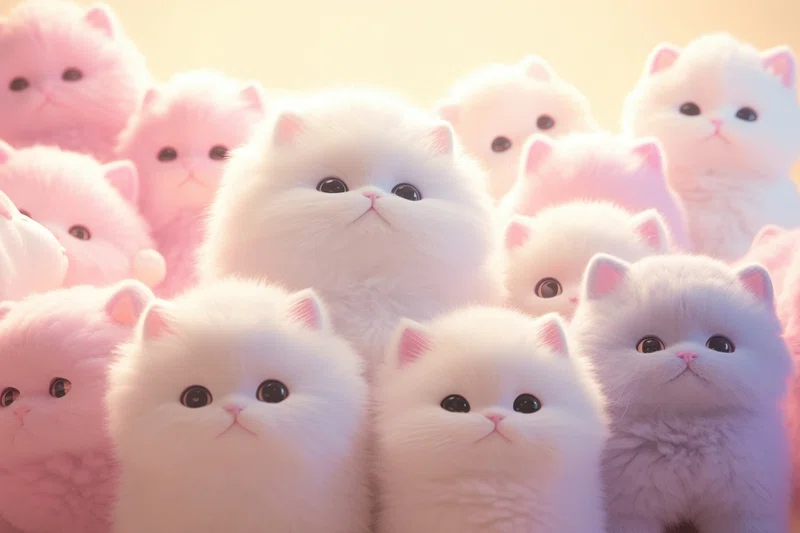
#> input picture codes/week_05_opencv_commands/data/cute-cats.bmp, 800 x 533 px
$ jupyter execute --allow-errors week_5-opencv.ipynb   (older library calls are emulated)
#> lines starting #> are read from the running program, lines starting #| are printed output that depends on the picture; after the words box and inside, x2 and y2 are one past the last pixel; in counts of white or black regions, pixels touching at a corner belong together
# <font color='#FFE15D'>**Week 5: OpenCV Commands**</font> 💻

## <span style="font-size: 0.9em;">🟥</span> **Section 0: Introduction**

## <span style="font-size: 0.9em;">🟥</span> **Import**

[cell 1]
import cv2
import numpy as np
import matplotlib.pyplot as plt
import os

[cell 2]
cv2.__version__

## <span style="font-size: 0.9em;">🟥</span> **Section 1: Drawing Shapes**

### <span style="font-size: 0.9em;">🟧</span> **`cv2.line()`**

#> (a cell that did not finish here is left out)

[cell 4]
img = np.zeros((1200, 1200, 3), dtype=np.uint8)
r, c, _ = img.shape

pt1 = (0, 0)
pt2 = (c-1, 99)
color = (255, 0, 0)
thickness = 4
cv2.line(img, pt1, pt2, color, thickness)

pt1 = (99, 0)
pt2 = (c-1, 199)
color = (0, 255, 0)
thickness = 10
cv2.line(img, pt1, pt2, color, thickness)


plt.imshow(img)
plt.axis('off');

[cell 5]
cv2.imshow("Line", img)
cv2.waitKey()
cv2.destroyAllWindows()

[cell 6]
img.min(), img.max()

[cell 7]
os.makedirs("results", exist_ok=True)
cv2.imwrite("results/line-output.png", img)

#### Shift param

[cell 8]
img = np.zeros((1400, 1400, 3), dtype=np.uint8)
r, c, _ = img.shape

CONST = 900


shift = 0
p1x = 100
p1y = 100
pt1 = (p1x, p1y)
p2x = p1x + CONST
p2y = p1y + CONST
pt2 = (p2x, p2y)
color = (0, 255, 255)
thickness = 10
cv2.line(img, pt1, pt2, color, thickness, shift=shift)


shift = 0
p1x = 200
p1y = 100
pt1 = (p1x, p1y)
p2x = p1x + CONST
p2y = p1y + CONST
pt2 = (p2x, p2y)
color = (0, 0, 255)
thickness = 10
cv2.line(img, pt1, pt2, color, thickness, shift=shift)

shift = 1
p1x = 100
p1y = 200
pt1 = (p1x, p1y)
p2x = p1x + CONST
p2y = p1y + CONST
pt2 = (p2x, p2y)
color = (255, 0, 255)
thickness = 10
cv2.line(img, pt1, pt2, color, thickness, shift=shift)

shift = 1
p1x = 100
p1y = 300
pt1 = (p1x * 2**shift, p1y * 2**shift)
p2x = p1x + CONST
p2y = p1y + CONST
pt2 = (p2x * 2**shift, p2y * 2**shift)
color = (255, 0, 255)
thickness = 10
cv2.line(img, pt1, pt2, color, thickness, shift=shift)

plt.imshow(img)
plt.axis("off")

[cell 9]
os.makedirs("results", exist_ok=True)
cv2.imwrite("results/line_shifted-output.png", img)

#### <span style="font-size: 0.9em;">🟨</span> **Line Types**

[cell 10]
def show_with_matplotlib(img, title):
    """Shows an image using matplotlib capabilities"""
#> called with title = 'LINE_4    LINE_AA    LINE_8'

    # Convert BGR image to RGB:
    img_RGB = img[:, :, ::-1]

    # Show the image using matplotlib:
    plt.imshow(img_RGB)
    plt.title(title)
    plt.show()
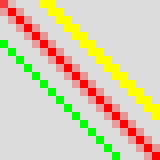
#> shown: shape (20, 20, 3) (shown 8 times larger); mean R, G, B 217, 206.7, 178.7


# Dictionary containing some colors:
colors = {'blue': (255, 0, 0), 'green': (0, 255, 0), 'red': (0, 0, 255), 'yellow': (0, 255, 255),
          'magenta': (255, 0, 255), 'cyan': (255, 255, 0), 'white': (255, 255, 255), 'black': (0, 0, 0),
          'gray': (125, 125, 125), 'rand': np.random.randint(0, high=256, size=(3,)).tolist(),
          'dark_gray': (50, 50, 50), 'light_gray': (220, 220, 220)}

# We create the canvas to draw: 20 x 20 pixels, 3 channels, uint8 (8-bit unsigned integers)
# We set the background to black using np.zeros():
image = np.zeros((20, 20, 3), dtype="uint8")

# If you want another background color you can do the following:
image[:] = colors['light_gray']

# We are going to see how cv2.line() works modifying the parameter lineType:
cv2.line(image, (5, 0), (20, 15), colors['yellow'], 1, cv2.LINE_4)
cv2.line(image, (0, 0), (20, 20), colors['red'], 1, cv2.LINE_AA)
cv2.line(image, (0, 5), (15, 20), colors['green'], 1, cv2.LINE_8)

# Show image:
show_with_matplotlib(image, 'LINE_4    LINE_AA    LINE_8')

#### <span style="font-size: 0.9em;">🟪</span> **Exercise**

### <span style="font-size: 0.9em;">🟧</span> **`cv2.rectangle()`**

#> (a cell that did not finish here is left out)

[cell 12]
img = cv2.imread('data/cute-cats.bmp')
#> img is the input picture: shape (533, 800, 3); mean B, G, R 179.8, 183.6, 214.4
img = cv2.normalize(img, None, alpha=0, beta=1, norm_type=cv2.NORM_MINMAX, dtype=cv2.CV_32FC3)
rows, cols, c = img.shape
#> rows = 533; cols = 800; c = 3

pt1 = (100, 280)
pt2 = (370, rows-1)
#> pt2 = (370, 532)
color = (128/255, 64/255, 32/255)
mask = np.zeros_like(img)
cv2.rectangle(mask, pt1, pt2, color, thickness=-1)
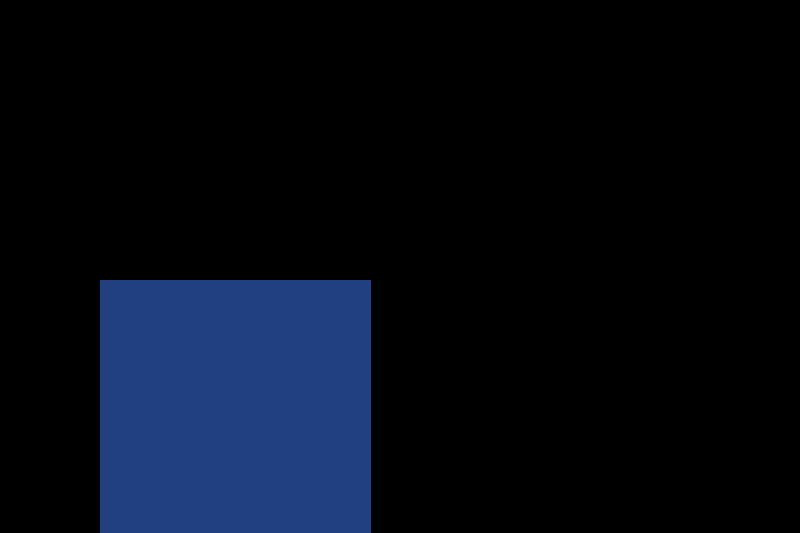
#> mask: shape (533, 800, 3) float32; mean of channels 0, 1, 2 0.0807, 0.0404, 0.0202; drawn as B, G, R

mask2 = np.zeros_like(img)
cv2.rectangle(mask2, pt1, pt2, color, thickness=3)
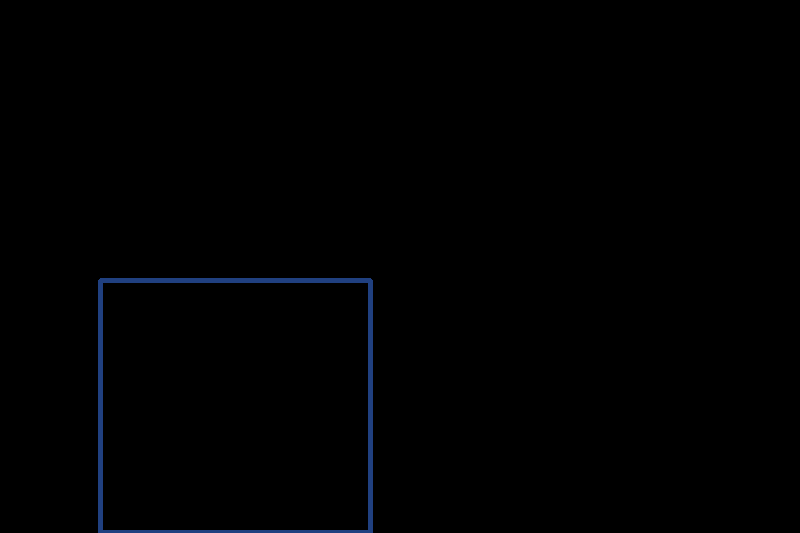
#> mask2: shape (533, 800, 3) float32; mean of channels 0, 1, 2 0.00549, 0.00275, 0.00137; drawn as B, G, R

# img = img + 0.5 * mask
# alpha = 0.5
# img = cv2.addWeighted(img, alpha, mask, 1-alpha, gamma=0)
img = cv2.addWeighted(img, 1, mask, 0.5, gamma=0)
img = cv2.addWeighted(img, 1, mask2, 0.9, gamma=0)

cv2.imshow("Cute Cats", img)
cv2.waitKey()
cv2.destroyAllWindows()

#### <span style="font-size: 0.9em;">🟪</span> **Exercise**

### <span style="font-size: 0.9em;">🟧</span> **`cv2.circle()`**

#> (a cell that did not finish here is left out)

[cell 14]
img = np.zeros((1200, 1200, 3), dtype=np.uint8)
r, c, _ = img.shape

center = (600, 600)
radius = 250
color = (0, 0, 255)
thickness = 3
cv2.circle(img, center, radius, color, thickness)
#> img: shape (1200, 1200, 3)
cv2.circle(img, center, 100, color, thickness=-1)
cv2.circle(img, (0, 0), 100, color, thickness=-1)

plt.imshow(img)
plt.axis('off');

#### <span style="font-size: 0.9em;">🟪</span> **Exercise**

### <span style="font-size: 0.9em;">🟧</span> **`cv2.ellipse()`**

#> (a cell that did not finish here is left out)

[cell 16]
img = np.zeros((1200, 1200, 3), dtype=np.uint8)

axes = (200, 400)
angle = 0
startAngle = 0
endAngle = 360
color = (255, 0, 0)
cv2.ellipse(img, (600, 600), axes, angle, startAngle, endAngle, color, thickness=3)
# cv2.ellipse(img, (600, 600), axes, 30, startAngle, endAngle, color, thickness=3)
# cv2.ellipse(img, (600, 600), axes, 60, startAngle, endAngle, (0, 0, 255), thickness=3)
# cv2.ellipse(img, (600, 600), axes, 90, startAngle, endAngle, (0, 255, 0), thickness=3)

cv2.ellipse(img, (600, 600), axes, 0, 0, -90, (255, 255, 0), thickness=3)
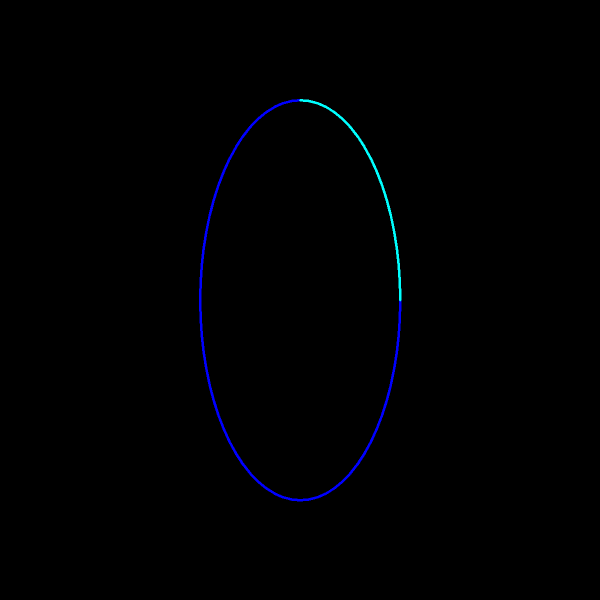
#> img: shape (1200, 1200, 3) (shown at 1/2 size); mean B, G, R 1.7, 0.4, 0

plt.imshow(img)
plt.axis('off')

#### <span style="font-size: 0.9em;">🟪</span> **Exercise**

### <span style="font-size: 0.9em;">🟧</span> **`cv2.polylines()`**

#> (a cell that did not finish here is left out)

[cell 18]
img = np.zeros((600, 600, 3), dtype=np.uint8)

pts1 = np.array([[100, 100], [200, 100], [200, 200], [100, 200]], np.int32)

pts2 = np.array([[300, 100], [400, 200], [300, 200]], np.int32)

color = (0, 0, 255)

cv2.polylines(img, [pts1, pts2], isClosed=True, color=color, thickness=3)

cv2.imshow("Polylines", img)
cv2.waitKey(0)
cv2.destroyAllWindows()

### <span style="font-size: 0.9em;">🟧</span> **`cv2.fillPoly()`**

#> (a cell that did not finish here is left out)

[cell 20]
img = np.zeros((600, 600, 3), dtype=np.uint8)

pts1 = np.array([[100, 100], [200, 100], [200, 200], [100, 200]], np.int32)

pts2 = np.array([[300, 100], [400, 200], [300, 200]], np.int32)

cv2.fillPoly(img, [pts1, pts2], color)
#> img: shape (600, 600, 3)

plt.imshow(img)
plt.axis('off');

### <span style="font-size: 0.9em;">🟧</span> **`cv2.fillConvexPoly()`**

#> (a cell that did not finish here is left out)

[cell 22]
img = np.zeros((600, 600, 3), dtype=np.uint8)

pts1 = np.array([[100, 100], [200, 100], [200, 200], [100, 200]], np.int32)

pts2 = np.array([[300, 100], [400, 200], [300, 200]], np.int32)

# cv2.fillConvexPoly(img, [pts1, pts2], color)
cv2.fillConvexPoly(img, pts1, color)

plt.imshow(img)
plt.axis('off');

### <span style="font-size: 0.9em;">🟧</span> **`cv2.arrowedLine()`**

#> (a cell that did not finish here is left out)

[cell 24]
img = np.zeros((400, 400), dtype=np.uint8)

pt1 = (100, 100)
pt2 = (300, 300)

color = (255, 0, 0)

cv2.arrowedLine(img, pt1, pt2, color, thickness=3, tipLength=0.6)

cv2.imshow("Arrowed Line", img)
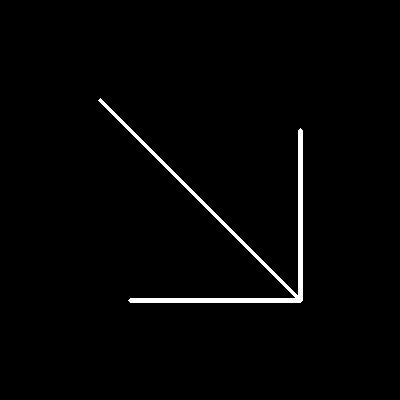
#> window 'Arrowed Line': shape (400, 400); 1.7% white; 1 white region, box (x1, y1, x2, y2) and area: (98, 98, 303, 303) 2701
cv2.waitKey(0)
cv2.destroyAllWindows()

### <span style="font-size: 0.9em;">🟧</span> **`cv2.clipLine()`**

#> (a cell that did not finish here is left out)

[cell 26]
img = np.zeros((400, 400, 3), dtype=np.uint8)

cv2.line(img, (0, 0), (300, 300), (255, 0, 0), 3)
cv2.rectangle(img, (100, 100), (300, 300), (0, 255, 0), 3)
#> img: shape (400, 400, 3)

retval, pt1, pt2 = cv2.clipLine((100, 100, 300, 300), (0, 0), (300, 300))
if retval:
    cv2.line(img, pt1, pt2, (0, 0, 255), 3)
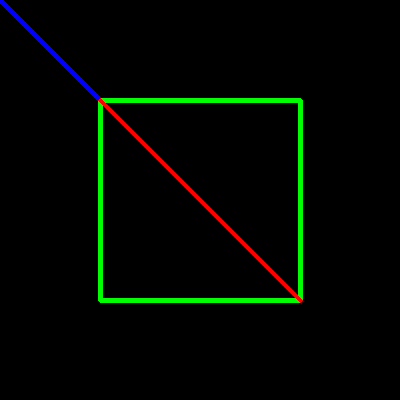
#> img: shape (400, 400, 3); mean B, G, R 1.7, 6.3, 1.6

cv2.imshow("Arrowed Line", img)
cv2.waitKey(0)
cv2.destroyAllWindows()

### <span style="font-size: 0.9em;">🟧</span> **`cv2.drawMarker()`**

#> (a cell that did not finish here is left out)

[cell 28]
img = np.zeros((300, 300, 3), dtype=np.uint8)

cv2.drawMarker(img, (100, 150), (255, 0, 0), markerType=cv2.MARKER_CROSS, markerSize=20, thickness=2)
cv2.drawMarker(img, (150, 150), (0, 255, 0), markerType=cv2.MARKER_STAR, markerSize=30, thickness=2)
cv2.drawMarker(img, (200, 150), (0, 0, 255), markerType=cv2.MARKER_DIAMOND, markerSize=40, thickness=2)

cv2.imshow("Markers", img)
cv2.waitKey(0)
cv2.destroyAllWindows()

### <span style="font-size: 0.9em;">🟪</span> **Exercise**

## <span style="font-size: 0.9em;">🟥</span> **Section 2: Insert Text**

### <span style="font-size: 0.9em;">🟧</span> **`cv2.putText()`**

#> (a cell that did not finish here is left out)

[cell 30]
img = cv2.imread('data/cute-cats.bmp')
img = cv2.normalize(img, None, alpha=0, beta=1, norm_type=cv2.NORM_MINMAX, dtype=cv2.CV_32FC3)
rows, cols, c = img.shape

# Filled rectangle
pt1 = (100, 280)
pt2 = (370, rows-1)
color = (128/255, 64/255, 32/255)
mask = np.zeros_like(img)
cv2.rectangle(mask, pt1, pt2, color, thickness=-1)
img = cv2.addWeighted(img, 1, mask, 0.5, gamma=0)

# Outline
outline_color = (182/255, 105/255, 116/255)
cv2.rectangle(img, pt1, pt2, outline_color, thickness=3)

# Text
text = "Cute Cat"
cv2.putText(img, text, (100, 275), fontFace=cv2.FONT_HERSHEY_DUPLEX, fontScale=1, color=outline_color, thickness=2, lineType=cv2.LINE_AA)

cv2.imshow("Cute Cats", img)
cv2.waitKey()
cv2.destroyAllWindows()

### <span style="font-size: 0.9em;">🟧</span> **`cv2.getTextSize()`**

#> (a cell that did not finish here is left out)

[cell 32]
img = cv2.imread('data/cute-cats.bmp')
img = cv2.normalize(img, None, alpha=0, beta=1, norm_type=cv2.NORM_MINMAX, dtype=cv2.CV_32FC3)
rows, cols, c = img.shape

# Filled rectangle
pt1 = (100, 280)
pt2 = (370, rows-1)
color = (128/255, 64/255, 32/255)
mask = np.zeros_like(img)
cv2.rectangle(mask, pt1, pt2, color, thickness=-1)
img = cv2.addWeighted(img, 1, mask, 0.5, gamma=0)

# Outline
outline_color = (182/255, 105/255, 116/255)
cv2.rectangle(img, pt1, pt2, outline_color, thickness=3)

# Text
text = "Cute Cat"
pt0 = (100, 275)

text_size, baseline = cv2.getTextSize(text, fontFace=cv2.FONT_HERSHEY_DUPLEX, fontScale=1, thickness=2)
w, h = text_size
m = 5
pt1 = (pt0[0]-m, pt0[1]-h-m)
pt2 = (pt0[0]+w+m, pt0[1]+m)
cv2.rectangle(img, pt1, pt2, outline_color, thickness=-1)

cv2.putText(img, text, pt0, fontFace=cv2.FONT_HERSHEY_DUPLEX, fontScale=1, color=(1, 1, 1), thickness=2, lineType=cv2.LINE_AA)

cv2.imshow("Cute Cats", img)
cv2.waitKey()
cv2.destroyAllWindows()

#### <span style="font-size: 0.9em;">🟨</span> **Mastering OpenCV 4 with Python**

https://github.com/PacktPublishing/Mastering-OpenCV-4-with-Python/blob/master/Chapter04/01-chapter-content/text_drawing_bounding_box.py

[cell 33]
def show_with_matplotlib(img, title):
    """Shows an image using matplotlib capabilities"""

    # Convert BGR image to RGB:
    img_RGB = img[:, :, ::-1]

    # Show the image using matplotlib:
    plt.imshow(img_RGB)
    plt.title(title)
    plt.show()


# Dictionary containing some colors:
colors = {'blue': (255, 0, 0), 'green': (0, 255, 0), 'red': (0, 0, 255), 'yellow': (0, 255, 255),
          'magenta': (255, 0, 255), 'cyan': (255, 255, 0), 'white': (255, 255, 255), 'black': (0, 0, 0),
          'gray': (125, 125, 125), 'rand': np.random.randint(0, high=256, size=(3,)).tolist(),
          'dark_gray': (50, 50, 50), 'light_gray': (220, 220, 220)}

# We create the canvas to draw: 400 x 1200 pixels, 3 channels, uint8 (8-bit unsigned integers)
# We set background to black using np.zeros():
image = np.zeros((400, 1200, 3), dtype="uint8")

# If you want another background color you can do the following:
image[:] = colors['light_gray']

# Assign parameters to be used in the drawing functions:
font = cv2.FONT_HERSHEY_SIMPLEX
font_scale = 2.5
thickness = 5
text = 'abcdefghijklmnopqrstuvwxyz'
circle_radius = 10

# We get the size of the text:
ret, baseline = cv2.getTextSize(text, font, font_scale, thickness)

# We get the text width and text height from ret:
text_width, text_height = ret

# We center the text in the image:
text_x = int(round((image.shape[1] - text_width) / 2))
text_y = int(round((image.shape[0] + text_height) / 2))

# Draw this point for reference:
cv2.circle(image, (text_x, text_y), circle_radius, colors['green'], -1)

# Draw the rectangle (bounding box of the text):
cv2.rectangle(image, (text_x, text_y + baseline), (text_x + text_width - thickness, text_y - text_height),
              colors['blue'], thickness)

# Draw the circles defining the rectangle:
cv2.circle(image, (text_x, text_y + baseline), circle_radius, colors['red'], -1)
cv2.circle(image, (text_x + text_width - thickness, text_y - text_height), circle_radius, colors['cyan'], -1)

# Draw the baseline line:
cv2.line(image, (text_x, text_y + int(round(thickness / 2))), (text_x + text_width - thickness, text_y +
                                                               int(round(thickness / 2))), colors['yellow'], thickness)
# Write the text centered in the image:
cv2.putText(image, text, (text_x, text_y), font, font_scale, colors['magenta'], thickness)
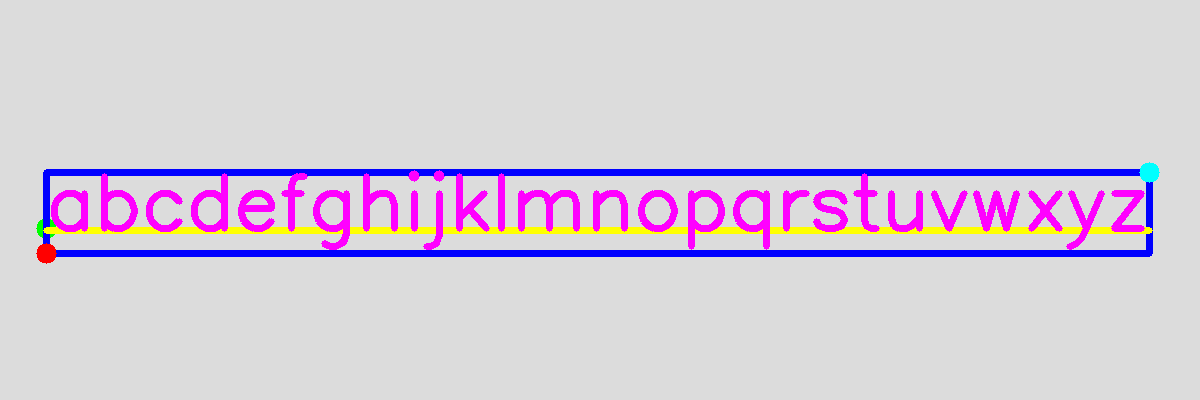
#> image: shape (400, 1200, 3); mean of channels 0, 1, 2 219.8, 204.2, 214.3; drawn as B, G, R

# Show image:
show_with_matplotlib(image, 'cv2.getTextSize() + cv2.putText()')

### <span style="font-size: 0.9em;">🟧</span> **`cv2.getFontScaleFromHeight()`**

#> (a cell that did not finish here is left out)

[cell 35]
cv2.getFontScaleFromHeight(fontFace=cv2.FONT_HERSHEY_DUPLEX, pixelHeight=10, thickness=2)

[cell 36]
img = cv2.imread('data/cute-cats.bmp')
img = cv2.normalize(img, None, alpha=0, beta=1, norm_type=cv2.NORM_MINMAX, dtype=cv2.CV_32FC3)
rows, cols, c = img.shape

# Filled rectangle
pt1 = (100, 280)
pt2 = (370, rows-1)
color = (128/255, 64/255, 32/255)
mask = np.zeros_like(img)
cv2.rectangle(mask, pt1, pt2, color, thickness=-1)
img = cv2.addWeighted(img, 1, mask, 0.5, gamma=0)

# Outline
outline_color = (182/255, 105/255, 116/255)
cv2.rectangle(img, pt1, pt2, outline_color, thickness=3)

# Text
text = "Cute Cat"
pt0 = (100, 275)

text_size, baseline = cv2.getTextSize(text, fontFace=cv2.FONT_HERSHEY_DUPLEX, fontScale=0.4047, thickness=2)
print(text_size)
w, h = text_size
m = 5
pt1 = (pt0[0]-m, pt0[1]-h-m)
pt2 = (pt0[0]+w+m, pt0[1]+m)
cv2.rectangle(img, pt1, pt2, outline_color, thickness=-1)

cv2.putText(img, text, pt0, fontFace=cv2.FONT_HERSHEY_DUPLEX, fontScale=0.4047, color=(1, 1, 1), thickness=2, lineType=cv2.LINE_AA)
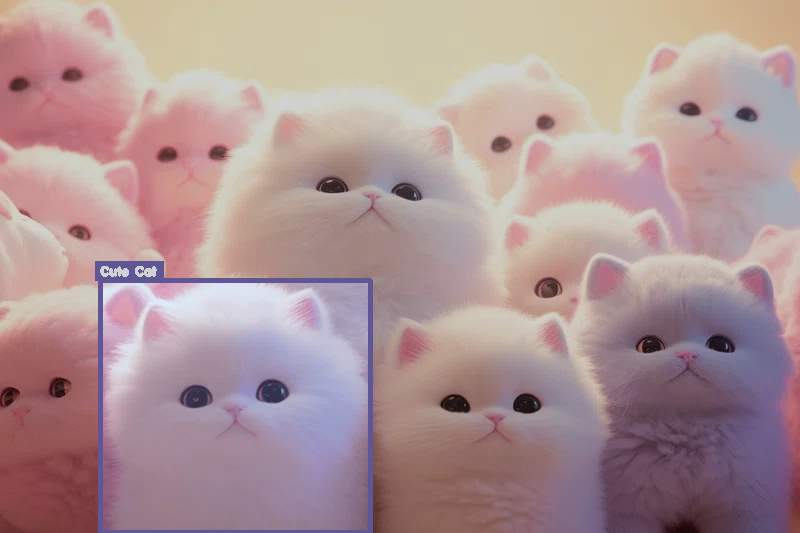
#> img: shape (533, 800, 3) float32; mean B, G, R 0.714, 0.707, 0.829; drawn with min black and max white

cv2.imshow("Cute Cats", img)
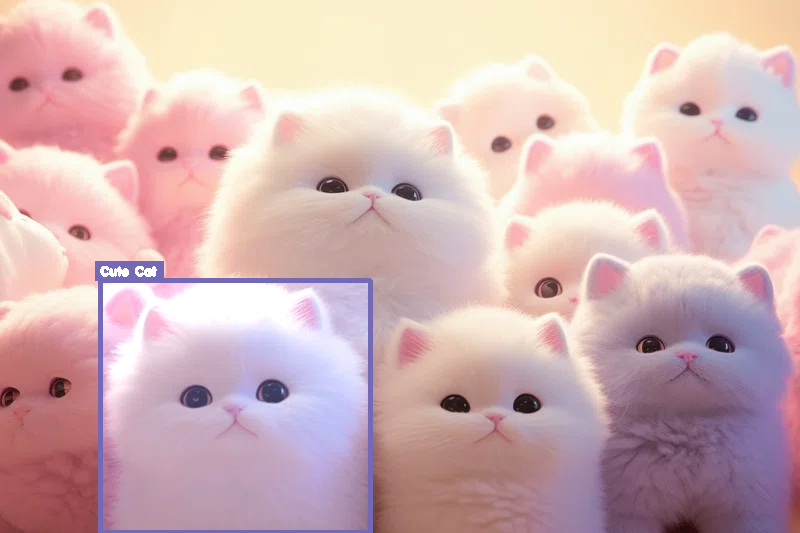
#> window 'Cute Cats': shape (533, 800, 3); mean B, G, R 181, 179.5, 210.6
cv2.waitKey()
cv2.destroyAllWindows()

## <span style="font-size: 0.9em;">🟥</span> **Section 3: Graphical User Interface (GUI)**

### <span style="font-size: 0.9em;">🟧</span> **Window**

[cell 37]
img = cv2.imread('data/cute-cats.bmp')

cv2.imshow("Cute Cats", img)
cv2.imshow("Cute Cats 2", img)
cv2.waitKey(1000)
cv2.destroyAllWindows()
# cv2.destroyWindow("Cute Cats")

#### <span style="font-size: 0.9em;">🟨</span> **`cv2.setWindowTitle()`**

#> (a cell that did not finish here is left out)

[cell 39]
img = cv2.imread('data/cute-cats.bmp')

cv2.imshow("Cute Cats", img)
cv2.waitKey()

cv2.setWindowTitle("Cute Cats", "Tiny Cats")
cv2.waitKey()

cv2.destroyAllWindows()

#### <span style="font-size: 0.9em;">🟨</span> **`cv2.waitKeyEx()`**

#> (a cell that did not finish here is left out)

[cell 41]
img = cv2.imread('data/cute-cats.bmp')

cv2.imshow("Cute Cats", img)
key = cv2.waitKeyEx(2000)
#> (key q is pressed here)
print(key)

cv2.destroyAllWindows()

#### <span style="font-size: 0.9em;">🟨</span> **`cv2.pollKey()`**

#> (a cell that did not finish here is left out)

[cell 43]
img = cv2.imread('data/cute-cats.bmp')
cv2.imshow("Cute Cats", img)
key = cv2.pollKey()
#> (key q is pressed here)
print(key)

cv2.destroyAllWindows()

#### <span style="font-size: 0.9em;">🟨</span> **`cv2.namedWindow()`**

#> (a cell that did not finish here is left out)

[cell 45]
cv2.namedWindow("Test", 1)
cv2.waitKey()
cv2.destroyAllWindows()

[cell 46]
# cv2.namedWindow("Cute Cats", cv2.WINDOW_AUTOSIZE)
cv2.namedWindow("Cute Cats", cv2.WINDOW_NORMAL)

img = cv2.imread('data/cute-cats.bmp')
cv2.imshow("Cute Cats", img)
cv2.waitKey()

img = cv2.imread('data/flowers.png')
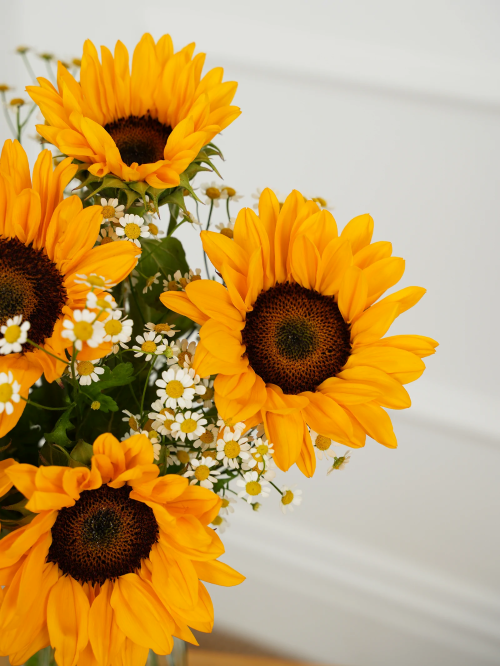
#> input picture codes/week_05_opencv_commands/data/flowers.png, 500 x 666 px
#> img is the input picture: shape (666, 500, 3); mean B, G, R 102, 160, 193.7
cv2.imshow("Cute Cats", img)
cv2.waitKey()

cv2.destroyAllWindows()
